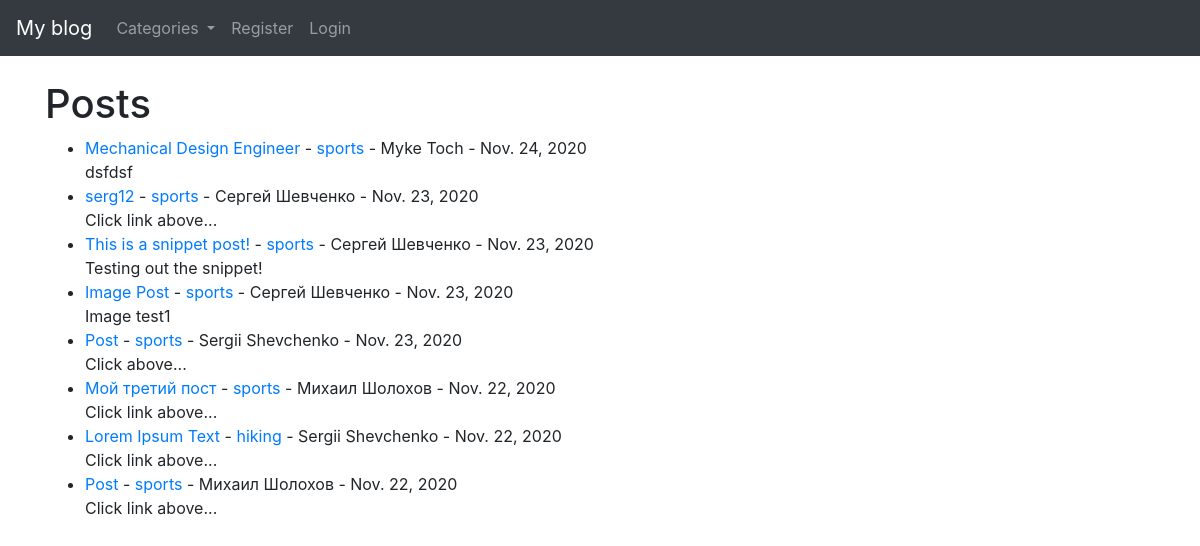
/, run on an earlier commit of the app's database.
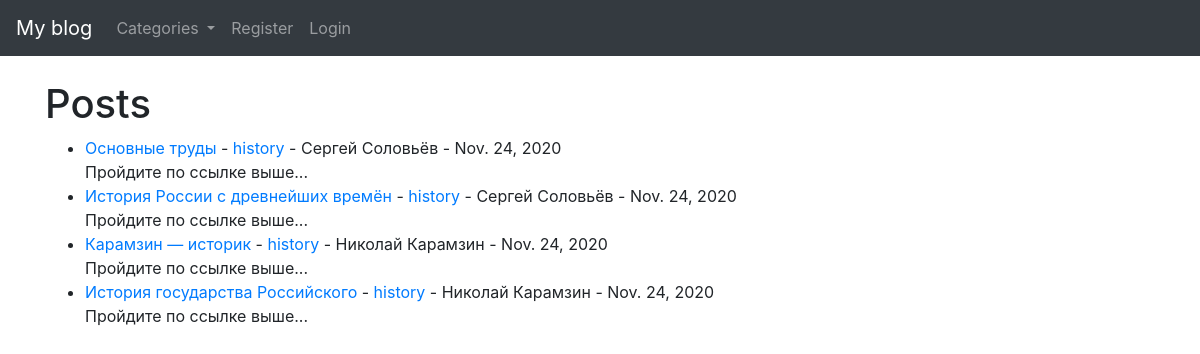
And on a later commit of the database.
### theblog/models.py (models this page shows, shortened)
class Post(models.Model):
    title = models.CharField(max_length=255)
    header_image = models.ImageField(null=True, blank=True, upload_to="images/")
    title_tag = models.CharField(max_length=255, default="My blog")
    author = models.ForeignKey(User, on_delete=models.CASCADE)
    body = RichTextField(blank=True, null=True)
    post_date = models.DateField(auto_now_add=True)
    category = models.CharField(max_length=255, default='coding')
    snippet = models.CharField(max_length=255)
    likes = models.ManyToManyField(User, related_name='blog_posts')

### theblog/views.py (the view)
# urls.py: path('', HomeView.as_view(), name='home'),
class HomeView(ListView):
    model = Post
    template_name = 'home.html'
    ordering = ['-post_date']
    def get_context_data(self, *args, **kwargs):
        cat_menu = Category.objects.all()
        context = super(HomeView, self).get_context_data(*args, **kwargs)
        context['cat_menu'] = cat_menu
        return context

### theblog/models.py (called while the page is built)
    def __str__(self):
        return self.name

### theblog/templates/home.html (shortened to what this page needs)
{% extends 'base.html'  %}
{% block content %}
    <h1>Posts</h1>
    <ul>
    {% for post in object_list %}
        <li><a href="{% url 'article_detail' post.pk %}">{{ post.title }}</a> -
            <a href="{% url 'category' post.category|slugify %}">{{ post.category }}</a> -
            {{ post.author.first_name }}
            {{ post.author.last_name }} -
            {{ post.post_date }} <br/>
            {{ post.snippet }}
        </li>
    {% endfor %}
    </ul>
{% endblock %}

What changed in the data, as far as the page shows it:
removed Post: title "Mechanical Design Engineer", category "sports", author.first_name "Myke", author.last_name "Toch", post_date "Nov. 24, 2020", snippet "dsfdsf"
removed Post: title "serg12", category "sports", author.first_name "Сергей", author.last_name "Шевченко", post_date "Nov. 23, 2020", snippet "Click link above..."
removed Post: title "This is a snippet post!", category "sports", author.first_name "Сергей", author.last_name "Шевченко", post_date "Nov. 23, 2020", snippet "Testing out the snippet!"
removed Post: title "Image Post", category "sports", author.first_name "Сергей", author.last_name "Шевченко", post_date "Nov. 23, 2020", snippet "Image test1"
removed Post: title "Post", category "sports", author.first_name "Sergii", author.last_name "Shevchenko", post_date "Nov. 23, 2020", snippet "Click above..."
removed Post: title "Мой третий пост", category "sports", author.first_name "Михаил", author.last_name "Шолохов", post_date "Nov. 22, 2020", snippet "Click link above..."
removed Post: title "Lorem Ipsum Text", category "hiking", author.first_name "Sergii", author.last_name "Shevchenko", post_date "Nov. 22, 2020", snippet "Click link above..."
removed Post: title "Post", category "sports", author.first_name "Михаил", author.last_name "Шолохов", post_date "Nov. 22, 2020", snippet "Click link above..."
added Post: title "Основные труды", category "history", author.first_name "Сергей", author.last_name "Соловьёв", post_date "Nov. 24, 2020", snippet "Пройдите по ссылке выше..."
added Post: title "История России с древнейших времён", category "history", author.first_name "Сергей", author.last_name "Соловьёв", post_date "Nov. 24, 2020", snippet "Пройдите по ссылке выше..."
added Post: title "Карамзин — историк", category "history", author.first_name "Николай", author.last_name "Карамзин", post_date "Nov. 24, 2020", snippet "Пройдите по ссылке выше..."
added Post: title "История государства Российского", category "history", author.first_name "Николай", author.last_name "Карамзин", post_date "Nov. 24, 2020", snippet "Пройдите по ссылке выше..."
